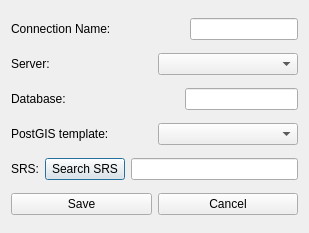
<?xml version="1.0" encoding="UTF-8"?>
<ui version="4.0">
 <class>Dialog</class>
 <widget class="QDialog" name="Dialog">
  <property name="geometry">
   <rect>
    <x>0</x>
    <y>0</y>
    <width>309</width>
    <height>233</height>
   </rect>
  </property>
  <property name="windowTitle">
   <string>Create Database</string>
  </property>
  <layout class="QGridLayout" name="gridLayout">
   <item row="0" column="0">
    <layout class="QHBoxLayout" name="horizontalLayout">
     <item>
      <widget class="QLabel" name="label">
       <property name="text">
        <string>Connection Name:</string>
       </property>
      </widget>
     </item>
     <item>
      <spacer name="horizontalSpacer">
       <property name="orientation">
        <enum>Qt::Horizontal</enum>
       </property>
       <property name="sizeHint" stdset="0">
        <size>
         <width>40</width>
         <height>20</height>
        </size>
       </property>
      </spacer>
     </item>
     <item>
      <widget class="QLineEdit" name="connectionEdit">
       <property name="readOnly">
        <bool>true</bool>
       </property>
      </widget>
     </item>
    </layout>
   </item>
   <item row="1" column="0">
    <layout class="QHBoxLayout" name="horizontalLayout_2">
     <item>
      <widget class="QLabel" name="label_2">
       <property name="text">
        <string>Server:</string>
       </property>
      </widget>
     </item>
     <item>
      <widget class="QComboBox" name="serversCombo"/>
     </item>
    </layout>
   </item>
   <item row="2" column="0">
    <layout class="QHBoxLayout" name="horizontalLayout_3">
     <item>
      <widget class="QLabel" name="label_3">
       <property name="text">
        <string>Database:</string>
       </property>
      </widget>
     </item>
     <item>
      <spacer name="horizontalSpacer_3">
       <property name="orientation">
        <enum>Qt::Horizontal</enum>
       </property>
       <property name="sizeHint" stdset="0">
        <size>
         <width>40</width>
         <height>20</height>
        </size>
       </property>
      </spacer>
     </item>
     <item>
      <widget class="QLineEdit" name="databaseEdit"/>
     </item>
    </layout>
   </item>
   <item row="3" column="0">
    <layout class="QHBoxLayout" name="horizontalLayout_6">
     <item>
      <widget class="QLabel" name="label_5">
       <property name="text">
        <string>PostGIS template:</string>
       </property>
      </widget>
     </item>
     <item>
      <widget class="QComboBox" name="templatesCombo"/>
     </item>
    </layout>
   </item>
   <item row="4" column="0">
    <layout class="QHBoxLayout" name="horizontalLayout_4">
     <item>
      <widget class="QLabel" name="label_4">
       <property name="text">
        <string>SRS:</string>
       </property>
      </widget>
     </item>
     <item>
      <widget class="QPushButton" name="srsButton">
       <property name="text">
        <string>Search SRS</string>
       </property>
      </widget>
     </item>
     <item>
      <widget class="QLineEdit" name="srsEdit">
       <property name="readOnly">
        <bool>true</bool>
       </property>
      </widget>
     </item>
    </layout>
   </item>
   <item row="5" column="0">
    <layout class="QHBoxLayout" name="horizontalLayout_5">
     <item>
      <widget class="QPushButton" name="saveButton">
       <property name="text">
        <string>Save</string>
       </property>
      </widget>
     </item>
     <item>
      <widget class="QPushButton" name="cancelButton">
       <property name="text">
        <string>Cancel</string>
       </property>
      </widget>
     </item>
    </layout>
   </item>
  </layout>
 </widget>
 <resources/>
 <connections/>
</ui>
